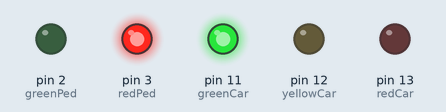
Recording of a sketch running on a simulated Arduino Uno, built with avr-gcc and run on an emulated ATmega328P. Shown: output pins drawn as LEDs (lit = HIGH).

Above: at 2.5 s.
At 6.0 s:
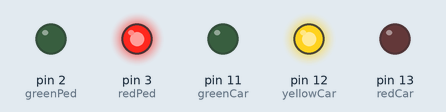
At 9.5 s:
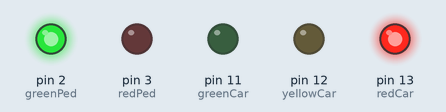
Timing chart, 0 to 15.6 s (numbered marks = the images above):
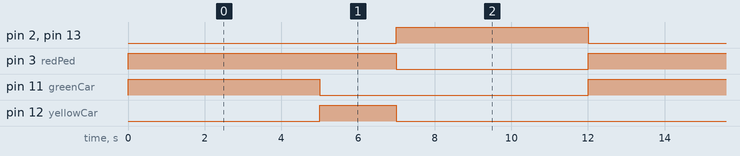

Measured:
- by itself, pin 2 (greenPed), pin 11 (greenCar), pin 13 (redCar): alternates HIGH for 5.0 s and LOW for 7.0 s
- by itself, pin 3 (redPed): alternates HIGH for 7.0 s and LOW for 5.0 s
- by itself, pin 12 (yellowCar): alternates HIGH for 2.0 s and LOW for 10.0 s

The sketch:

example2_1.ino
```cpp
/*
 * Rui Santos
 * Complete Project Details http://randomnerdtutorials.com
 */

int redCar = 13;
int yellowCar = 12;
int greenCar = 11;
int greenPed =2;
int redPed= 3;

void setup() {
  // here we are initializing our pins as outputs
  pinMode(redCar, OUTPUT);
  pinMode(yellowCar, OUTPUT);
  pinMode(greenCar, OUTPUT);
  pinMode(redPed, OUTPUT);
  pinMode(greenPed, OUTPUT);
}

void loop() {
  digitalWrite(greenCar, HIGH);   // turn the green LED on
  digitalWrite(redPed, HIGH);
  delay(5000);              // the green LED will be on for 5 seconds
  digitalWrite(greenCar, LOW);    // the green LED will turn off
  digitalWrite(yellowCar, HIGH); // the yellow LED will turn on for 2 second
  delay(2000);
  digitalWrite(yellowCar, LOW); // the yellow LED will turn off
  digitalWrite(redPed, LOW);
  digitalWrite(redCar, HIGH); // the red LED will turn on for 5 seconds
  digitalWrite (greenPed, HIGH);
  delay(5000);
  digitalWrite(redCar, LOW); // the red LED will turn off
  digitalWrite(greenPed, LOW);
}
```
